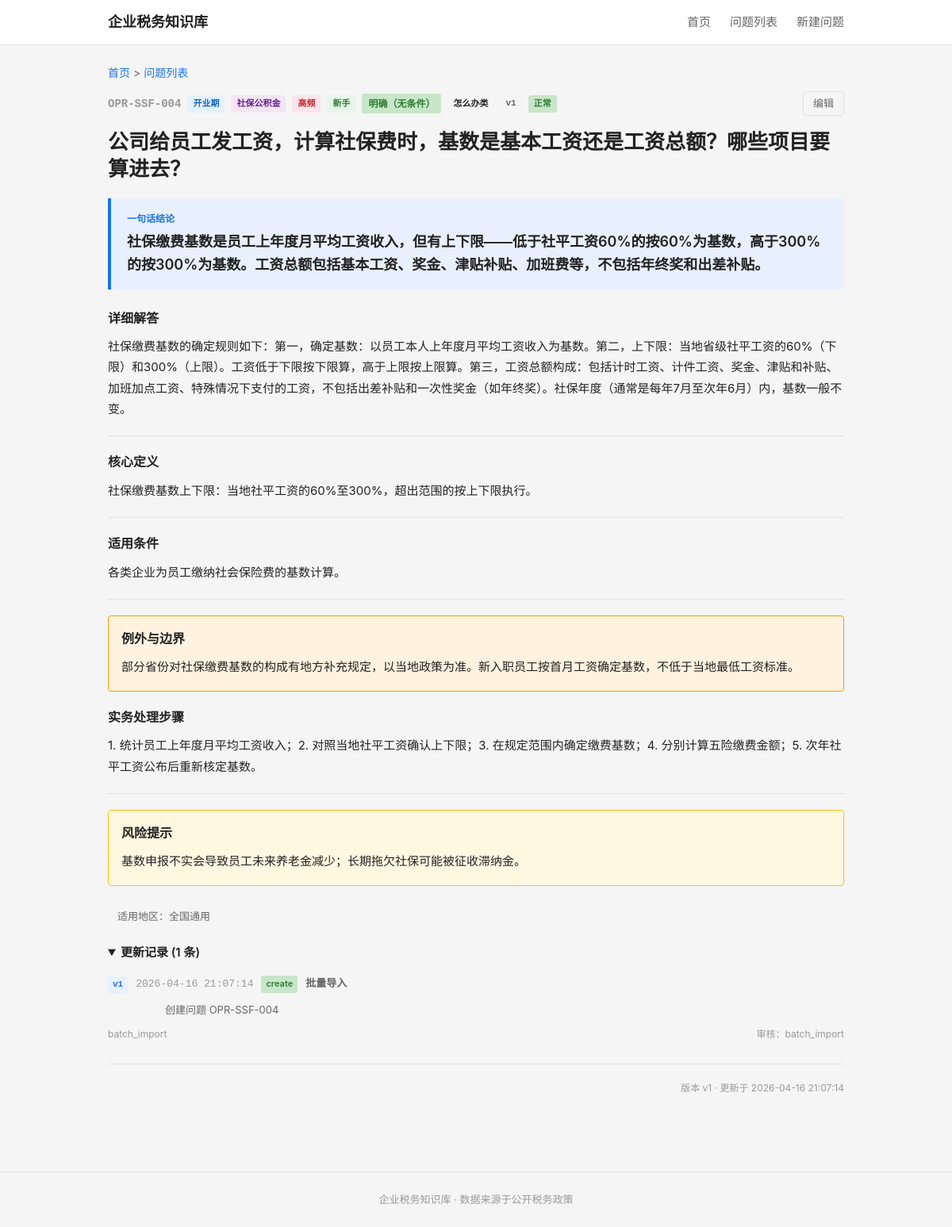
Page /question/OPR-SSF-004 on the earlier database version.
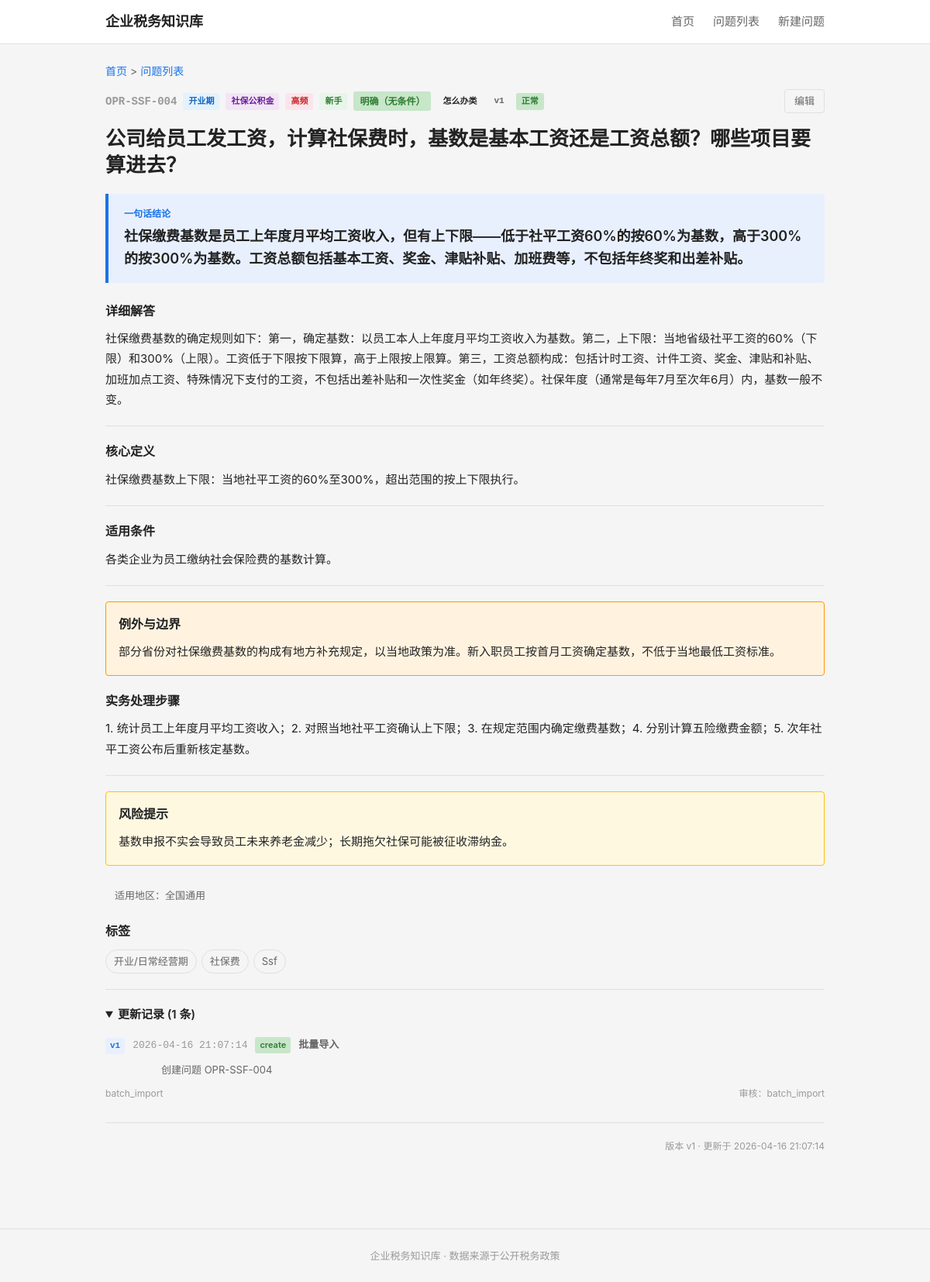
Same page on the later database version.
### tables this page shows
CREATE TABLE question_master (
    id              INTEGER PRIMARY KEY AUTOINCREMENT,
    question_code   TEXT NOT NULL UNIQUE,
    question_title  TEXT NOT NULL,
    question_plain  TEXT NOT NULL,

    -- 分类
    stage_code      TEXT NOT NULL,
    module_code     TEXT NOT NULL,
    question_type   TEXT NOT NULL,

    -- 答案
    one_line_answer TEXT NOT NULL,
    detailed_answer TEXT,
    core_definition TEXT,

    -- 条件与边界
    applicable_conditions TEXT,
    exceptions_boundary   TEXT,

    -- 实务
    practical_steps TEXT,
    risk_warning    TEXT,

    -- 适用范围
    scope_level     TEXT NOT NULL DEFAULT 'scope_national',
    local_region    TEXT,

    -- 确定性
    answer_certainty TEXT NOT NULL DEFAULT 'certain_clear',

    -- 元数据
    keywords        TEXT,
    high_frequency_flag INTEGER NOT NULL DEFAULT 0,
    newbie_flag     INTEGER NOT NULL DEFAULT 0,

    -- 版本管理
    status          TEXT NOT NULL DEFAULT 'draft',
    version_no      INTEGER NOT NULL DEFAULT 1,

    -- 审计字段
    created_at      TEXT NOT NULL DEFAULT (datetime('now')),
    updated_at      TEXT NOT NULL DEFAULT (datetime('now'))
);

CREATE TABLE question_update_log (
    id              INTEGER PRIMARY KEY AUTOINCREMENT,
    question_id     INTEGER NOT NULL,
    version_no      INTEGER NOT NULL,
    update_date     TEXT NOT NULL DEFAULT (datetime('now')),
    update_type     TEXT NOT NULL,
    update_reason   TEXT,
    updated_by      TEXT,
    reviewed_by     TEXT,
    change_summary  TEXT,

    FOREIGN KEY (question_id) REFERENCES question_master(id) ON DELETE CASCADE
);

CREATE TABLE question_tag_link (
    id              INTEGER PRIMARY KEY AUTOINCREMENT,
    question_id     INTEGER NOT NULL,
    tag_id          INTEGER NOT NULL,
    is_primary      INTEGER NOT NULL DEFAULT 0,
    display_order   INTEGER NOT NULL DEFAULT 1,

    FOREIGN KEY (question_id) REFERENCES question_master(id) ON DELETE CASCADE,
    FOREIGN KEY (tag_id)      REFERENCES tag_dict(id)       ON DELETE CASCADE
);

CREATE TABLE tag_dict (
    id              INTEGER PRIMARY KEY AUTOINCREMENT,
    tag_code        TEXT NOT NULL UNIQUE,
    tag_name        TEXT NOT NULL,
    tag_category    TEXT,
    parent_id       INTEGER,
    display_order   INTEGER NOT NULL DEFAULT 1,
    status          TEXT NOT NULL DEFAULT 'active',

    FOREIGN KEY (parent_id) REFERENCES tag_dict(id) ON DELETE SET NULL
);

### backend/app.py (the view)
    @app.route('/question/<question_code>')
    def question_detail(question_code):
        from services.question_service import QuestionService
        svc = QuestionService()
        detail = svc.get_question_detail(question_code)
        if not detail:
            return "问题不存在", 404
        stages = svc.get_stages()
        modules = svc.get_modules()
        return render_template('detail.html',
                               detail=detail, stages=stages, modules=modules)

### backend/services/question_service.py (called while the page is built)
    def _query(self, sql, params=None):
        conn = sqlite3.connect(self.db_path)
        conn.execute("PRAGMA foreign_keys = ON")
        conn.row_factory = sqlite3.Row
        cur = conn.cursor()
        if params:
            cur.execute(sql, params)
        else:
            cur.execute(sql)
        rows = cur.fetchall()
        conn.close()
        return [dict(r) for r in rows]

    def _query_one(self, sql, params=None):
        rows = self._query(sql, params)
        return rows[0] if rows else None

    def get_stages(self):
        return self._query("""
            SELECT tag_code, tag_name
            FROM tag_dict
            WHERE tag_category = 'stage'
            ORDER BY display_order
        """)

    def get_modules(self):
        return self._query("""
            SELECT tag_code, tag_name
            FROM tag_dict
            WHERE tag_category = 'module'
            ORDER BY display_order
        """)

### frontend/templates/detail.html (shortened to what this page needs)
{% extends "base.html" %}
{% macro certainty_label(code) %}
    {% if code == 'certain_clear' %}<span class="certainty-tag clear">明确（无条件）</span>
    {% elif code == 'certain_condition' %}<span class="certainty-tag condition">有条件</span>
    {% elif code == 'certain_dispute' %}<span class="certainty-tag dispute">有争议</span>
    {% elif code == 'certain_practice' %}<span class="certainty-tag practice">实务做法</span>
    {% else %}<span class="certainty-tag">{{ code }}</span>{% endif %}
{% endmacro %}
{% macro question_type_label(code) %}
{%- if code == 'type_whether' -%}是否类
{%- elif code == 'type_how' -%}怎么办类
{%- elif code == 'type_definition' -%}定义类
{%- elif code == 'type_risk' -%}风险类
{%- elif code == 'type_time' -%}时限类
{%- elif code == 'type_why' -%}为什么类
{%- elif code == 'type_other' -%}其他类
{%- elif code == 'type_define' -%}定义类
{%- else -%}{{ code }}{%- endif -%}
{% endmacro %}
{% macro status_label(code) %}
    {% if code == 'active' %}正常
    {% elif code == 'draft' %}草稿
    {% elif code == 'pending' %}待复核
    {% elif code == 'archived' %}归档
    {% elif code == 'obsolete' %}过时
    {% else %}{{ code }}{% endif %}
{% endmacro %}
{% macro stage_label(code) %}
    {%- if code == 'SET' -%}设立期
    {%- elif code == 'OPR' -%}开业期
    {%- elif code == 'CHG' -%}变更期
    {%- elif code == 'RSK' -%}风险期
    {%- elif code == 'SUS' -%}停业期
    {%- elif code == 'CLS' -%}注销期
    {%- else -%}{{ code }}{%- endif -%}
{% endmacro %}
{% macro module_label(code) %}
    {%- if code == 'REG' -%}登记设立
    {%- elif code == 'DEC' -%}申报纳税
    {%- elif code == 'INV' -%}发票管理
    {%- elif code == 'VAT' -%}增值税
    {%- elif code == 'IIT' -%}个人所得税
    {%- elif code == 'CIT' -%}企业所得税
    {%- elif code == 'SSF' -%}社保公积金
    {%- elif code == 'CHG' -%}变更登记
    {%- elif code == 'CLEAR' -%}清税注销
    {%- elif code == 'RISK' -%}风险应对
    {%- elif code == 'FEE' -%}成本费用
    {%- elif code == 'PREF' -%}优惠政策
    {%- elif code == 'ETAX' -%}电子税务
    {%- else -%}{{ code }}{%- endif -%}
{% endmacro %}
{% block main %}
<div class="detail-header">
    <div class="breadcrumb">
        <a href="/">首页</a> &gt; <a href="/questions">问题列表</a>
    </div>
    <div class="question-meta-top">
        <span class="q-code-lg">{{ detail.question_code }}</span>
        <span class="q-badge stage">{{ stage_label(detail.stage_code) }}</span>
        <span class="q-badge module">{{ module_label(detail.module_code) }}</span>
        {% if detail.high_frequency_flag %}
        <span class="q-badge hf">高频</span>
        {% endif %}
        {% if detail.newbie_flag %}
        <span class="q-badge newbie">新手</span>
        {% endif %}
        {{ certainty_label(detail.answer_certainty) }}
        <span class="q-badge">{{ question_type_label(detail.question_type) }}</span>
        <span class="q-badge version">v{{ detail.version_no }}</span>
        <span class="q-badge status-{{ detail.status }}">{{ status_label(detail.status) }}</span>
        <a href="/question/{{ detail.question_code }}/edit" class="edit-btn">编辑</a>
    </div>
</div>
<h1 class="detail-title">{{ detail.question_plain if detail.question_plain else detail.question_title }}</h1>
<div class="answer-box">
    <div class="answer-label">一句话结论</div>
    <div class="answer-content">{{ detail.one_line_answer }}</div>
</div>
{% if detail.detailed_answer %}
<div class="detail-section">
    <h3>详细解答</h3>
    <div class="detail-text">{{ detail.detailed_answer }}</div>
</div>
{% endif %}
{% if detail.core_definition %}
<div class="detail-section">
    <h3>核心定义</h3>
    <div class="detail-text">{{ detail.core_definition }}</div>
</div>
{% endif %}
{% if detail.applicable_conditions %}
<div class="detail-section">
    <h3>适用条件</h3>
    <div class="detail-text">{{ detail.applicable_conditions }}</div>
</div>
{% endif %}
{% if detail.exceptions_boundary %}
<div class="detail-section exception">
    <h3>例外与边界</h3>
    <div class="detail-text">{{ detail.exceptions_boundary }}</div>
</div>
{% endif %}
{% if detail.practical_steps %}
<div class="detail-section">
    <h3>实务处理步骤</h3>
    <div class="detail-text">{{ detail.practical_steps }}</div>
</div>
{% endif %}
{% if detail.risk_warning %}
<div class="detail-section warning">
    <h3>风险提示</h3>
    <div class="detail-text">{{ detail.risk_warning }}</div>
</div>
{% endif %}
{% if detail.scope_level == 'scope_national' %}
<div class="scope-note">适用地区：全国通用</div>
{% elif detail.scope_level == 'scope_provincial' %}
<div class="scope-note">适用地区：省级口径</div>
{% elif detail.scope_level == 'scope_local' %}
<div class="scope-note">适用地区：地方口径</div>
{% elif detail.local_region %}
<div class="scope-note local">地区：{{ detail.local_region }}</div>
{% endif %}
{% if detail.tags %}
<div class="detail-section tags-section">
    <h3>标签</h3>
    <div class="tag-list">
        {% for t in detail.tags %}
        <a href="/questions?tag={{ t.tag_code }}" class="tag-chip {% if t.is_primary %}primary{% endif %}">{{ t.tag_name }}</a>
        {% endfor %}
    </div>
</div>
{% endif %}
{% if detail.updates %}
<details class="detail-section updates" open>
    <summary class="section-summary">更新记录 ({{ detail.updates|length }} 条)</summary>
    <ul class="update-list">
        {% for u in detail.updates %}
        <li class="update-item">
            <span class="update-version">v{{ u.version_no }}</span>
            <span class="update-date">{{ u.update_date }}</span>
            <span class="update-type-badge type-{{ u.update_type }}">{{ u.update_type }}</span>
            {% if u.update_reason %}<span class="update-reason">{{ u.update_reason }}</span>{% endif %}
            <span class="update-summary">{{ u.change_summary }}</span>
            {% if u.updated_by %}<span class="update-by">{{ u.updated_by }}</span>{% endif %}
            {% if u.reviewed_by %}<span class="update-reviewed">审核：{{ u.reviewed_by }}</span>{% endif %}
        </li>
        {% endfor %}
    </ul>
</details>
{% endif %}
<div class="detail-footer">
    <span>版本 v{{ detail.version_no }} · 更新于 {{ detail.updated_at }}</span>
</div>
{% endblock %}

### frontend/templates/base.html (shortened to what this page needs)
<!DOCTYPE html>
<html lang="zh-CN">
<head>
    <link rel="stylesheet" href="{{ url_for('static', filename='css/style.css') }}">
</head>
<body>
    <header class="site-header">
        <div class="container header-inner">
            <a href="/" class="logo">企业税务知识库</a>
            <nav class="main-nav">
                <a href="/">首页</a>
                <a href="/questions">问题列表</a>
                <a href="/question/new">新建问题</a>
            </nav>
        </div>
    </header>
    <main class="container main-content">
        {% block main %}{% endblock %}
    </main>
    <footer class="site-footer">
        <div class="container">
            <p>企业税务知识库 · 数据来源于公开税务政策</p>
        </div>
    </footer>
</body>
</html>

Differences in the rows shown:
added question_tag_link: tag_name "开业/日常经营期"
added question_tag_link: tag_name "社保费"
added question_tag_link: tag_name "Ssf"
Other differences:
text now shown: "标签"
